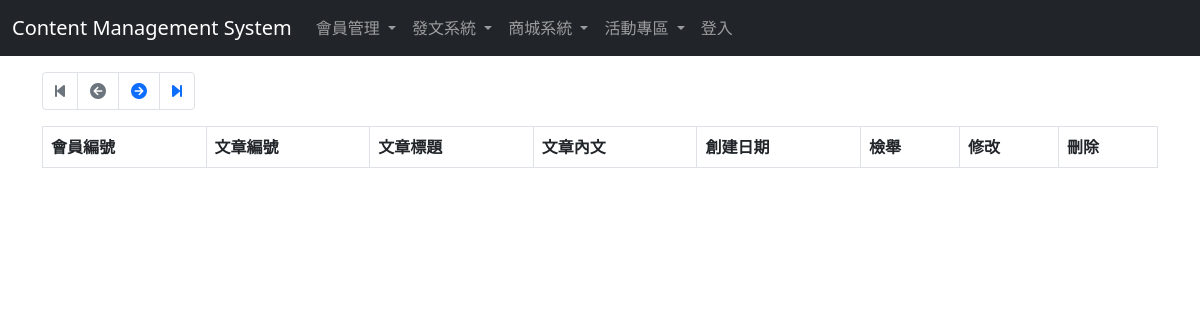
Before: /content-management-system/blog-page/blog-admin.php with the older database file.
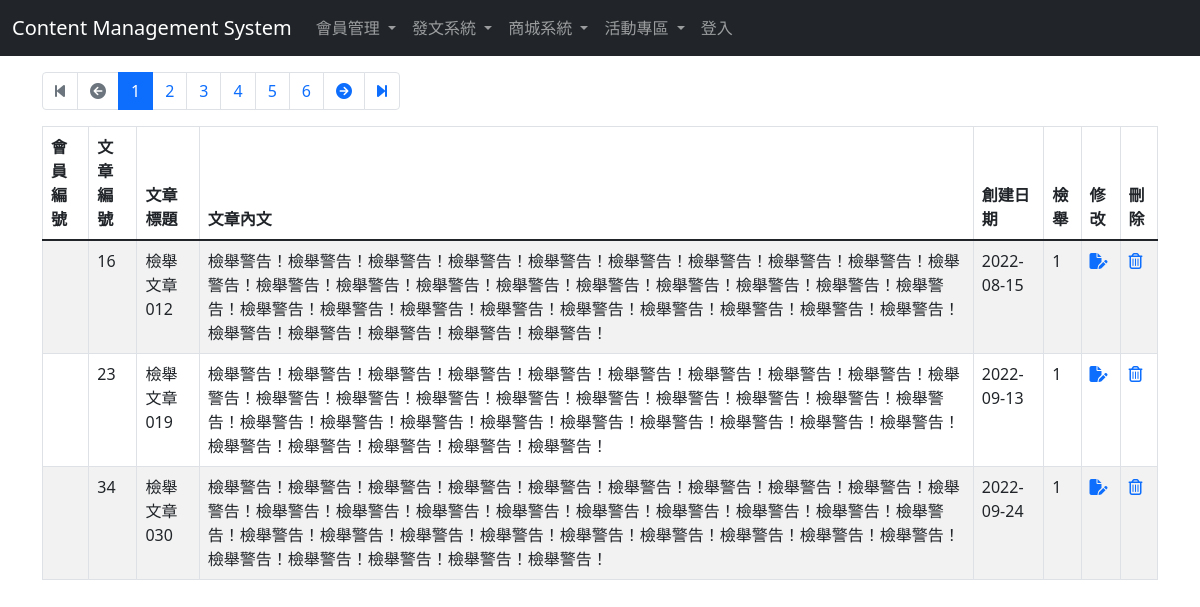
After: the same page with the newer database file.
### tables this page shows
CREATE TABLE `post` (
  `post_id` int(11) NOT NULL,
  `created_date` date NOT NULL,
  `modified_date` date DEFAULT NULL,
  `member_id` int(11) DEFAULT NULL,
  `post_title` varchar(50) NOT NULL,
  `post_content` varchar(2000) NOT NULL,
  `is_reported` tinyint(1) NOT NULL,
  `post_likes` int(11) NOT NULL
);

### content-management-system/blog-page/blog-admin.php (the view, shortened to what this page needs)
<?php
require '../parts/connect_db.php';
$perPage = 3;
$page = isset($_GET['page']) ? intval($_GET['page']) : 1;
$t_sql = "SELECT count(1) FROM post";
$totalRows =$pdo->query($t_sql)->fetch(PDO::FETCH_NUM)[0];
$totalPages = ceil($totalRows/$perPage);
$rows = [];
if(! empty($totalRows)){
    $sql = sprintf(
        "SELECT * FROM post ORDER BY created_date ASC LIMIT %s, %s",
        ($page-1)*$perPage,
        $perPage
    );
    $rows = $pdo->query($sql)->fetchAll();
};
?>
<?php include '../parts/html-head.php' ?>
<?php include '../parts/navbar.php' ?>
<br>
<br>
<br>
<body>
    <div class="container">
        <div class="row">
            <div class="col">
                <nav aria-label="Page navigation example">
                    <ul class="pagination">
                        <li class="page-item <?= $page==1 ? 'disabled' : ''?>">
                            <a class="page-link" href="?page=1">
                                <i class="fa-solid fa-backward-step"></i>
                            </a>
                        </li>
                        <li class="page-item <?= $page==1 ? 'disabled' : ''?>">
                            <a class="page-link" href="?page=<?= $page-1 ?>">
                                <i class="fa-solid fa-circle-arrow-left"></i>
                            </a>
                        </li>
                        <?php for($i=$page-5; $i<=$page+5; $i++):
                            if($i>=1 and $i<=$totalPages):
                        ?>
                        <li class="page-item <?= $i==$page ? 'active' : '' ?>">
                            <a class="page-link" href="?page=<?= $i ?>"><?= $i ?></a>
                        </li>
                        <?php endif; endfor ?>
                        <li class="page-item <?= $page==$totalPages ? 'disabled' : ''?>">
                            <a class="page-link" href="?page=<?= $page+1 ?>">
                                <i class="fa-solid fa-circle-arrow-right"></i>
                            </a>
                        </li>
                        <li class="page-item <?= $page==$totalPages ? 'disabled' : ''?>">
                            <a class="page-link" href="?page=<?= $totalPages ?>">
                                <i class="fa-solid fa-forward-step"></i>
                            </a>
                        </li>
                    </ul>
                </nav>
            </div>
        </div>
        <div class="row">
            <div class="col">
                <table class="table table-striped table-bordered">
                    <thead>
                        <tr>
                            <th scope="col">會員編號</th>
                            <th scope="col">文章編號</th>
                            <th scope="col">文章標題</th>
                            <th scope="col">文章內文</th>
                            <th scope="col">創建日期</th>
                            <th scope="col">檢舉</th>
                            <th scope="col">修改</th>
                            <th scope="col">刪除</th>
                        </tr>
                    </thead>
                    <tbody>
                        <?php foreach ($rows as $r) : ?>
                            <tr>
                                <td><?= $r['member_id'] ?></td>
                                <td><?= $r['post_id'] ?></td>
                                <td><?= $r['post_title'] ?></td>
                                <td><?= $r['post_content'] ?></td>
                                <td><?= $r['created_date'] ?></td>
                                <td><?= $r['is_reported'] ?></td>
                                <td>
                                    <a href="edit.php?post_id=<?= $r['post_id'] ?>">
                                        <i class="fa-solid fa-file-pen"></i>
                                    </a>
                                </td>
                                <td>
                                    <a href="delete.php?post_id=<?= $r['post_id'] ?>">
                                        <i class="fa-regular fa-trash-can"></i>
                                    </a>
                                </td>
                            </tr>
                        <?php endforeach ?>
                    </tbody>
                </table>
            </div>
        </div>
</body>
<?php include '../parts/html-foot.php' ?>

### content-management-system/parts/html-head.php (shortened to what this page needs)
<?php
$pageName = $pageName ?? '';
?>
<!DOCTYPE html>
<html lang="en">
<head>
    <link href="https://cdn.jsdelivr.net/npm/bootstrap@5.1.1/dist/css/bootstrap.min.css" rel="stylesheet">
    <link rel="stylesheet" href="https://cdnjs.cloudflare.com/ajax/libs/font-awesome/6.2.1/css/all.min.css" />
</head>
<body>

### content-management-system/parts/navbar.php (shortened to what this page needs)
<header>
    <nav class="navbar navbar-expand-lg navbar-dark bg-dark fixed-top">
        <div class="container-fluid">
            <a class="navbar-brand" href="./../home-login/home_.php">Content Management System</a>
            <div class="collapse navbar-collapse" id="navbarNavDropdown">
                <ul class="navbar-nav">
                    <li class="nav-item dropdown">
                        <a class="nav-link dropdown-toggle" href="#" id="navbarDropdownMenuLink" role="button" data-bs-toggle="dropdown" aria-expanded="false">
                            會員管理
                        </a>
                    </li>
                    <li class="nav-item dropdown">
                        <a class="nav-link dropdown-toggle" href="#" id="navbarDropdownMenuLink" role="button" data-bs-toggle="dropdown" aria-expanded="false">
                            發文系統
                        </a>
                    </li>
                    <li class="nav-item dropdown">
                        <a class="nav-link dropdown-toggle" href="#" id="navbarDropdownMenuLink" role="button" data-bs-toggle="dropdown" aria-expanded="false">
                            商城系統
                        </a>
                    </li>
                    <li class="nav-item dropdown">
                        <a class="nav-link dropdown-toggle" href="#" id="navbarDropdownMenuLink" role="button" data-bs-toggle="dropdown" aria-expanded="false">
                            活動專區
                        </a>
                    </li>
                </ul>
                <ul class="navbar-nav  mb-2 mb-lg-0">
                    <?php if (isset($_SESSION['admin'])) : ?>
                        <li class="nav-item">
                            <a class="nav-link"><?= $_SESSION['admin']['account_id'] ?></a>
                        </li>
                        <li class="nav-item">
                            <a class="nav-link" href="./../home-login/login.php">登出</a>
                        </li>
                    <?php else : ?>
                        <li class="nav-item">
                            <a class="nav-link <?= $pageName == 'login' ? 'active' : '' ?>" href="./../home-login/login.php">登入</a>
                        </li>
                    <?php endif ?>
                </ul>
            </div>
        </div>
    </nav>
</header>

### content-management-system/parts/html-foot.php
</body>
</html>

Changed rows visible on the page:
added post: post_id "16", post_title "檢舉文章012", post_content "檢舉警告！檢舉警告！檢舉警告！檢舉警告！檢舉警告！檢舉警告！檢舉警告！檢舉警告！檢舉警告！檢舉警告！檢舉警告！檢舉警告！檢舉警告！檢舉警告！檢舉警告！檢舉警告！檢舉警告！檢舉警告！檢舉警告！檢舉警告！檢舉警告！檢舉警告！檢舉警告！檢舉警告！檢舉警告！檢舉警告！檢舉警告！檢舉警告！檢舉警告！檢舉警告！檢舉警告！檢舉警告！檢舉警告！", created_date "2022-08-15", is_reported "1"
added post: post_id "23", post_title "檢舉文章019", post_content "檢舉警告！檢舉警告！檢舉警告！檢舉警告！檢舉警告！檢舉警告！檢舉警告！檢舉警告！檢舉警告！檢舉警告！檢舉警告！檢舉警告！檢舉警告！檢舉警告！檢舉警告！檢舉警告！檢舉警告！檢舉警告！檢舉警告！檢舉警告！檢舉警告！檢舉警告！檢舉警告！檢舉警告！檢舉警告！檢舉警告！檢舉警告！檢舉警告！檢舉警告！檢舉警告！檢舉警告！檢舉警告！檢舉警告！", created_date "2022-09-13", is_reported "1"
added post: post_id "34", post_title "檢舉文章030", post_content "檢舉警告！檢舉警告！檢舉警告！檢舉警告！檢舉警告！檢舉警告！檢舉警告！檢舉警告！檢舉警告！檢舉警告！檢舉警告！檢舉警告！檢舉警告！檢舉警告！檢舉警告！檢舉警告！檢舉警告！檢舉警告！檢舉警告！檢舉警告！檢舉警告！檢舉警告！檢舉警告！檢舉警告！檢舉警告！檢舉警告！檢舉警告！檢舉警告！檢舉警告！檢舉警告！檢舉警告！檢舉警告！檢舉警告！", created_date "2022-09-24", is_reported "1"
Other visible differences:
new list line: "1"
new list line: "2"
new list line: "3"
new list line: "4"
new list line: "5"
new list line: "6"
